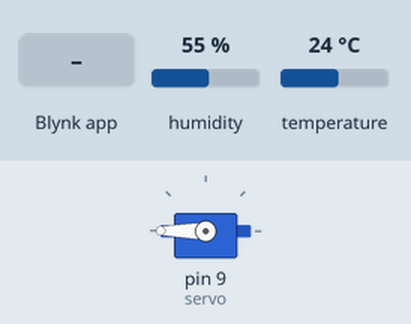
A sketch run on a simulated Arduino Uno, built with avr-gcc and run on an emulated ATmega328P. On the bench: servo. Inputs (shaded band) come from the test bench; at power-on: humidity 55 %, temperature 24 °C. WiFi joins after 1.5 s; servers stay silent unless stated.

Above: at 3.0 s.
3.1 s: Blynk app writes 1 to V3
At 4.3 s:
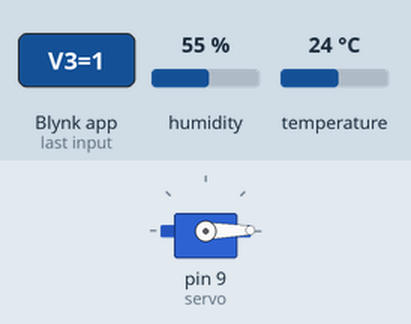
4.6 s: Blynk app writes 0 to V2
At 6.1 s:
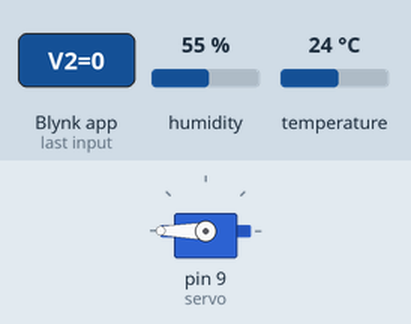
Timing chart, 0 to 7.6 s (numbered marks = the images above; inputs shaded):
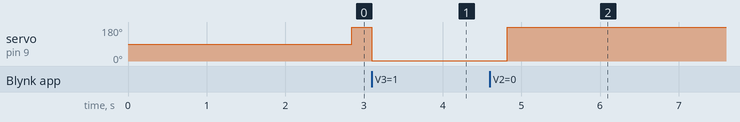

The sketch:

modul5.ino
```cpp
#define BLYNK_PRINT SwSerial
#include <SoftwareSerial.h>
SoftwareSerial SwSerial(10, 11); // RX, TX
#include "DHT.h"
#define DHTPIN 12
#define DHTTYPE DHT11

DHT dht(DHTPIN, DHTTYPE);
#include <BlynkSimpleStream.h>
#include <Servo.h>

char auth[] = "KC9q8iu_gqCMLCgGaYzwFBMjSgE003gU";

Servo servo;
BlynkTimer timer;
bool autos = false;

BLYNK_WRITE(V2)
{
  //  servo.write(param.asInt());

  if (param.asInt() == 0) {
    autos = false;
  } else if (param.asInt() == 1) {
    autos = true;
  }
}

BLYNK_WRITE(V3)
{
  if (autos = true) {
    servo.write(param.asInt());
  }
}

void myTimerEvent() {

  float t = dht.readTemperature();
  float h = dht.readHumidity();

  if (isnan(h) || isnan(t)) {
//    Serial.println(F("Failed to read from DHT sensor!"));
    return;
  }

  float hic = dht.computeHeatIndex(t, h);


  SwSerial.println(F("HIC: "));
  SwSerial.println(hic);
  SwSerial.println("  ");

  Blynk.virtualWrite(V5, hic);
  if (hic < 41.0 && autos == false) {
    servo.write(180);
    SwSerial.println("Low Pressure !!!!!");
  } else if (hic > 45.0 && autos == false) {
    servo.write(0);
    SwSerial.println("Heigh Pressure !!!!!");
  }
  else if (autos == false) {
    servo.write(90);
    SwSerial.println("Normal");
  }

}

void setup()
{
  // Debug console
  SwSerial.begin(9600);

  Serial.begin(9600);
  Blynk.begin(Serial, auth);

  servo.attach(9);
  timer.setInterval(1000L, myTimerEvent);
  dht.begin();
}

void loop()
{
  Blynk.run();
  timer.run(); // Initiates BlynkTimer
}
```

Measured:
- after the input at 3.1 s, servo on pin 9 (servo): 180° → 1° at once
- after the input at 4.6 s, servo on pin 9 (servo): 1° → 180° after 0.22 s
